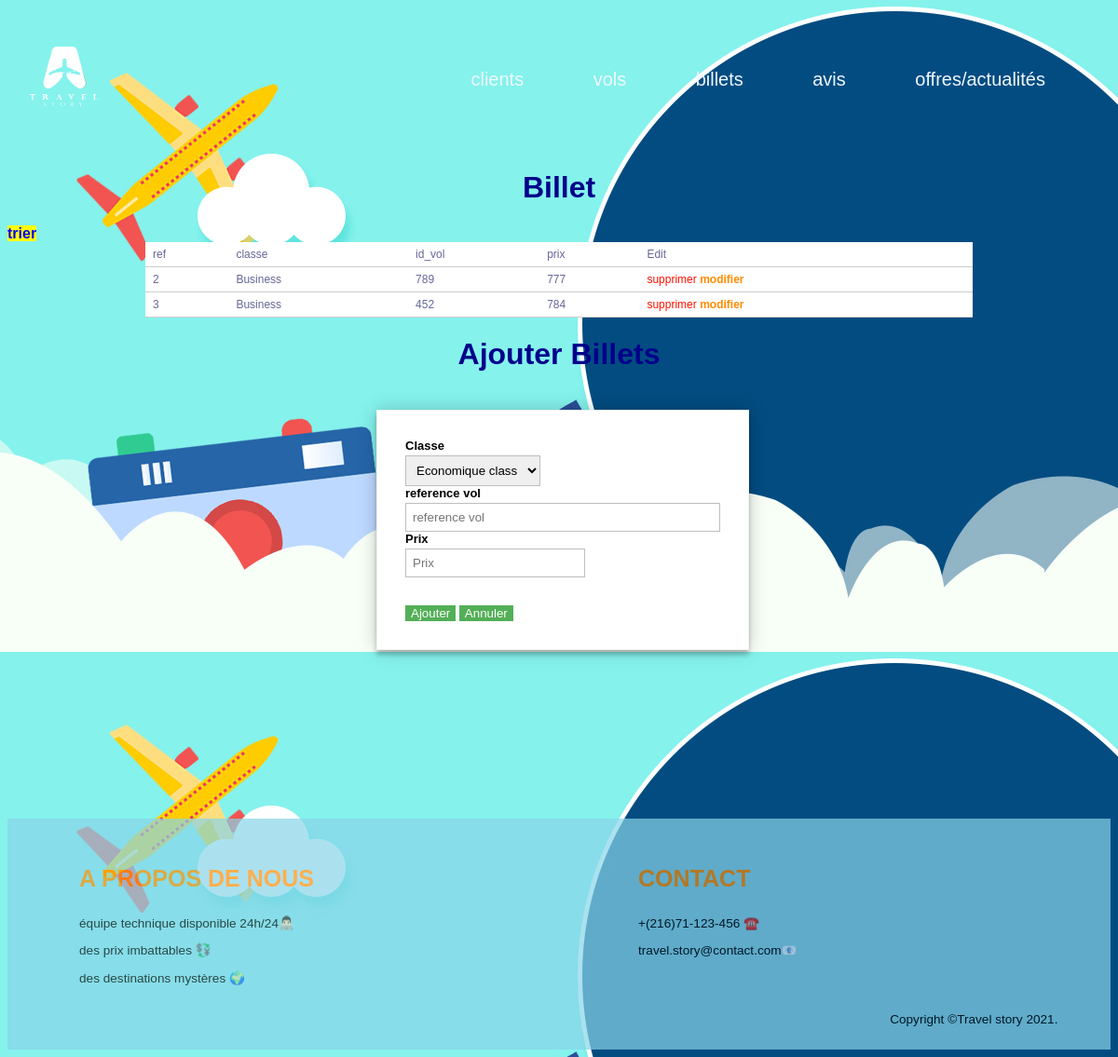
Screenshot of /php/billets.php with the database file from the repository.
### tables this page shows
CREATE TABLE `billets` (
  `id` int(11) NOT NULL,
  `classe` varchar(20) NOT NULL,
  `id_vol` int(11) NOT NULL,
  `prix` int(11) NOT NULL
);

### php/billets.php (the view, shortened to what this page needs)
<?php
include('../config/db.php');
$pdoStat = $connection->prepare("SELECT * FROM billets");
$execute= $pdoStat->execute();
$resultSet = $pdoStat->get_result();
$billets = $resultSet->fetch_all();
?>
<!DOCTYPE html>
<html lang="en">
<head>
    <link rel="stylesheet" href="../assets/css/dashboard.css">
</head>
<body>
<nav>
    <a href="../php/dashboard.php"><img src="../assets/images/logo.png" alt="logo" class="logo" height="150" width="120"></a>
    <ul>
        <li><a href="clients.php">clients</a></li>
        <li><a href="gestion_vols.php">vols</a></li>
        <li><a href="billets.php">billets</a></li>
        <li><a href="avis.php">avis</a></li>
        <li><a href="offres.php">offres/actualités</a></li>
    </ul>
</nav>
<div id="billets">
    <h1>Billet</h1>
    <table  align="center" id="hor-minimalist-b">
        <tr id="hor-minimalist-b">
            <td >ref</td>
            <td>classe</td>
            <td>id_vol</td>
            <td>prix</td>
            <td>Edit</td>
        </tr>
        <?php foreach($billets as $billet): ?>
            <tr>
                <td><?=$billet[0] ?> </td>
                <td><?=$billet[1] ?></td>
                <td><?=$billet[2] ?></td>
                <td><?=$billet[3] ?></td>
                <td>
                            <a href="delete_billets.php?id='<?php echo $billet[0]; ?>'"> supprimer</a>
                            <a href="update_billet.php?numBillet=<?= $billet[0] ?>"> <b style="color:darkorange">modifier</b></a>
                 </td>
             </tr>
        <?php endforeach; ?>
        <a href="trier_billets.php"><mark><b style="color:blue">trier</b></mark></a>
    </table>
</div>
<h1 id="vol">Ajouter Billets</h1>
<br>
<div class="form-style-1" id="vols">
    <form action="billets_ajout.php" method="POST" >
        <div>
            <label for="classe" ><b>Classe</b></label>
            <select id="classe" name="classe">
                <option value="Economique" selected>Economique class</option>
            </select>
        </div>
        <div>
            <label for="id_vol" ><b>reference vol</b></label>
            <input type="text" name="id_vol" placeholder="reference vol">
        </div>
        <div>
            <label for="prix" ><b>Prix</b></label>
            <input type="number" name="prix" placeholder="Prix">
        </div>
        <br>
        <br>
        <button type="submit">Ajouter</button>
        <button type="reset">Annuler</button>
    </form>
</div>
<?php include 'footer.php' ?>
</body>
</html>

### assets/css/dashboard.css (style rules this page uses)
body { background-image: url('../images/travel_agency.jpg'); background-attachment: fixed; }
nav ul { float: right; }
nav li { display:inline-block; color:aliceblue; font-size: 20px; padding-top: 50px; padding-right: 70px; font-family: Verdana, Geneva, Tahoma, sans-serif; }
nav a { text-decoration: none; color: aliceblue; }
a { color: rgb(255, 17, 0); text-decoration: none; }
h1 { text-align: center; color: darkblue; font-family: "Lucida Sans Unicode", "Lucida Grande", Sans-Serif; }
#vols { display: flex; align-items: center; justify-content: center; height: 200px; }
#vols button { background-color: #53af57; color: white; border: none; cursor: pointer; }
#hor-minimalist-b { font-family: "Lucida Sans Unicode", "Lucida Grande", Sans-Serif; font-size: 12px; background: #fff; margin-left: auto; margin-right: auto; width:75%; border-collapse: collapse; text-align: left; }
#hor-minimalist-b td { border-bottom: 1px solid #ccc; color: #669; padding: 6px 8px; }
body { font-family: Arial, sans-serif; }
.form-style-1 { margin:10px auto; max-width: 400px; padding: 20px 12px 10px 20px; font: 13px "Lucida Sans Unicode", "Lucida Grande", sans-serif; }
.form-style-1 label { margin:0 0 3px 0; padding:0px; display:block; font-weight: bold; }
.form-style-1 input[type=text], .form-style-1 input[type=date], .form-style-1 input[type=datetime], .form-style-1 input[type=number], .form-style-1 input[type=search], .form-style-1 input[type=time], .form-style-1 input[type=url], .form-style-1 input[type=email], textarea, select { box-sizing: border-box; -webkit-box-sizing: border-box; -moz-box-sizing: border-box; border:1px solid #BEBEBE; padding: 7px; margin:0px; -webkit-transition: all 0.30s ease-in-out; -moz-transition: all 0.30s ease-in-out; -ms-transition: all 0.30s ease-in-out; -o-transition: all 0.30s ease-in-out; outline: none; }

### assets/css/style.css (style rules this page uses)
form { width:100%; padding: 30px; border: 1px solid #f1f1f1; background: #fff; box-shadow: 0 0 20px 0 rgba(0, 0, 0, 0.2), 0 5px 5px 0 rgba(0, 0, 0, 0.24); }
input[type=text], input[type=password] { width: 100%; padding: 12px 20px; margin: 8px 0; display: inline-block; border: 1px solid #ccc; box-sizing: border-box; }

### rows the page displays
billets: id "2", classe "Business", id_vol "789", prix "777"
billets: id "3", classe "Business", id_vol "452", prix "784"
